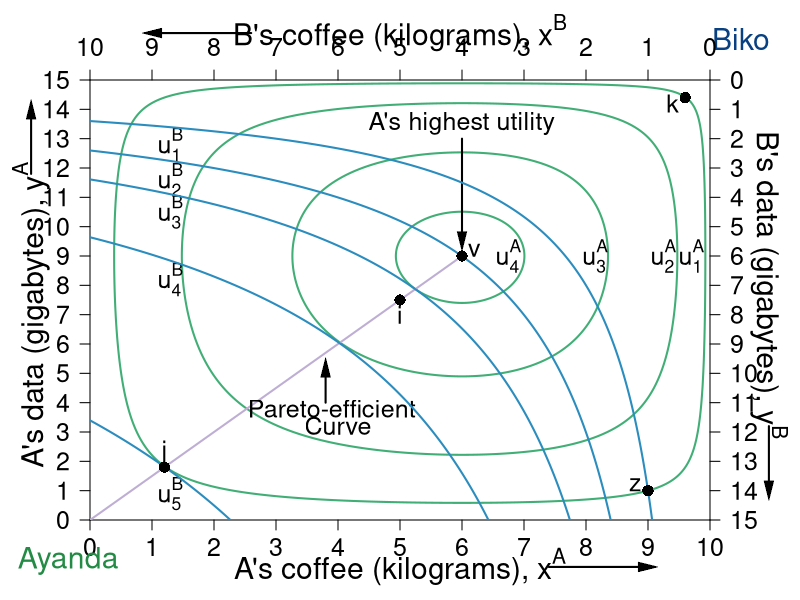

Reproduce this figure in R.
require(shape)
#pdf(file = "property_hg_he_powertestSTEP2.pdf", width = 9, height = 7)
#pdf(file = "property_hg_he_powertestSTEP3.pdf", width = 9, height = 7)

pdf(file = "property/property_hg_he_powertest.pdf", width = 9, height = 7)

#Set parameters for graphics
axislabelsize <- 1.8
labelsize <- 1.5
namesize <- 1.8
annotatesize <- 1.5
graphlinewidth <- 2
segmentlinewidth <- 1.5

COL <- c("#7fc97f", "#beaed4", "#fdc086", "#ffff99", "#386cb0", "#f0027f", "#bf5b17", "#666666")
COLA <- c("#99d8c9","#66c2a4","#41ae76", "#238b45", "#005824")
COLB <- c("#4eb3d3", "#2b8cbe", "#0868ac","#084081")

par(mar =  c(4, 4.5, 4, 4.5))

uA <- function(x, y, alpha = 0.5, lambda = 0.4) {
  (x^(alpha)*y^(1 - alpha))^(1-lambda)*((10 - x)^(alpha)*(15 - y)^(1 - alpha))^lambda
}

uB <- function(x, y) {
  (10 - x)^(0.5)*(15 - y)^(0.5)
}

xlims <- c(0, 10)
ylims <- c(0, 15)

npts <- 501 
x <- seq(xlims[1], xlims[2], length.out = npts)
y <- seq(ylims[1], ylims[2], length.out = npts) 



#For B we need a utility where xA = 5.88, ya = 8.82 => corresponds to 1.618 above

plot(0, 0, xlim = xlims, ylim = ylims, type = "n",
     xlab = expression(paste("")),
     ylab = expression(paste("")), 
     xaxt = "n", 
     yaxt = "n", 
     cex.lab = axislabelsize, 
     bty = "n",
     xaxs="i", 
     yaxs="i")

ticksy <- seq(from = 0, to = 15, by = 1)
ylabels <- seq(from = 0, to = 15, by = 1)
ticksx <- seq(from = 0, to = 10, by = 1)
xlabels <- seq(from = 0, to = 10, by = 1)
axis(1, at = ticksx, pos = 0, labels = xlabels, cex.axis = labelsize)
axis(2, at = ticksy, pos = 0, labels = ylabels, las = 1, cex.axis = labelsize)

#a <- c(uA(9,1) - 1, uA(9,1), uA(9,1) + 2, uA(9,1), uA(9,1) + 3, uA(9,1) + 4, uA(9,1) + 5, uA(9,1) + 6, uA(9,1) + 6.6,  uA(9,1) + 7)
a <- c(uA(9,1), uA(9,1) + 1.5, uA(9,1) + 2.5,  uA(9,1) + 2.9)

contour(x, y, 
        outer(x, y, uA),
        drawlabels = FALSE,
        col = COLA[3],
        lwd = graphlinewidth,
        levels = a, 
        xaxs="i", 
        yaxs="i", 
        add = TRUE) 

#mtext(expression(paste("A's coffee (kilograms), ", x^A)), side=1, line = 2.5, cex = axislabelsize)
text(0.5*xlims[2], -1.6, expression(paste("A's coffee (kilograms), ", x^A)), xpd = TRUE, cex = axislabelsize) 
text(-0.95, 7, expression(paste("A's data (gigabytes), ", y^A)), xpd = TRUE, cex = axislabelsize, srt = 90) 

#Add arrows:
Arrows(-0.95, 11.8, -0.95, 14, col = "black", lty = 1, lwd = 2, arr.type = "triangle", arr.lwd = 0.5, xpd = TRUE)
Arrows(7.4, -1.6, 9, -1.6, col = "black", lty = 1, lwd = 2, arr.type = "triangle", arr.lwd = 0.5, xpd = TRUE)

# arrows(-0.75, 11.5, -0.75, 14, xpd = TRUE, length=0.1,angle=40,lwd=3)
# arrows(7.5, -1.5, 9, -1.5, xpd = TRUE, length=0.1,angle=40,lwd=3)

segments(0, 0, 6, 9, lty = 1, col = COL[2] , lwd = graphlinewidth)
text(3.9, 3.8, expression("Pareto-efficient"), cex = labelsize)
text(4, 3.2, expression("Curve"), cex = labelsize)
Arrows(3.8, 4, 3.8, 5.2, col = "black", lty = 1, lwd = 2, arr.type = "triangle", arr.lwd = 0.5)

#Label the iso-welfare functions for the HG, Aisha
text(9.7, 9, expression(u[1]^A), cex = annotatesize)
text(9.25, 9, expression(u[2]^A), cex = annotatesize)
text(8.15, 9, expression(u[3]^A), cex = annotatesize)
text(6.75, 9, expression(u[4]^A), cex = annotatesize)

#Label the indifference curves for the HE, Betty
text(1.3, 12.8, expression(u[1]^B), cex = annotatesize)
text(1.3, 11.6, expression(u[2]^B), cex = annotatesize)
text(1.3, 10.5, expression(u[3]^B), cex = annotatesize)
text(1.3, 8.2, expression(u[4]^B), cex = annotatesize)
text(1.3, 0.9, expression(u[5]^B), cex = annotatesize)

#A's bliss point - 3.1073 is the value of u
# points(5.88, 8.82, pch = 16, col = "black", cex = 1.5)
text(6, 13.5, expression(paste("A's highest utility")), cex = labelsize)
Arrows(6, 13, 6, 9.5, col = "black", lty = 1, lwd = 2, arr.type = "triangle", arr.lwd = 0.5)

#Label point i. 
points(5, 7.5, pch = 16, col = "black", cex = 1.5)
text(5, 7, expression(paste(i)), cex = annotatesize)
# 

text(-0.35, -1.4, expression("Ayanda"), xpd = TRUE, cex = namesize, col = COLA[4])
text(10.5, 16.4, expression("Biko"), xpd = TRUE, cex = namesize, col = COLB[4])

#Add new plot
par(new = TRUE)

#Use the same x and ylims as previously, but with locations switched
xlims2 <- c(10, 0)
ylims2 <- c(15, 0)

#Leave the ylab and xlab blank to ensure no axes titles
plot(0, 0, xlim = xlims2, ylim = ylims2, type = "n",
     xlab = expression(paste("")),
     ylab = expression(paste("")),
     xaxt = "n", 
     yaxt = "n", 
     cex.lab = 1.3, 
     bty = "n",
     xaxs="i", 
     yaxs="i")

uB <- function(x, y, alpha = 0.5, lambda = 0) {
  (x^(alpha)*y^(1 - alpha))^(1-lambda)*((10 - x)^(alpha)*(15 - y)^(1 - alpha))^lambda
}

b <- c(uB(1,14), uB(1,14) + 1.16, uB(1,14) + 2.08, uB(1,14) + 3.58, uB(1,14) + 7.03)

contour(x, y, 
        outer(x, y, uB),
        drawlabels = FALSE,
        col = COLB[2],
        lwd = graphlinewidth,
        levels = b, 
        add = TRUE
) 


# #Label two points for comparison
points(1, 14, pch = 16, col = "black", cex = 1.5)
text(1.2, 13.8, expression(paste(z)), cex = annotatesize)

# #Label two points for comparison
points(0.4*10, 0.4*15, pch = 16, col = "black", cex = 1.5)
text(0.4*10-0.2, 0.4*15-0.2,expression(paste(v)), cex = annotatesize)



points(8.8, (3/2)*8.8, pch = 16, col = "black", cex = 1.5)
text(8.8, (3/2)*8.8 - 0.5, expression(paste(j)), cex = annotatesize)

points(0.4, (3/2)*0.4, pch = 16, col = "black", cex = 1.5)
text(0.4 + 0.2, (3/2)*0.4 + 0.2, expression(paste(k)), cex = annotatesize)

#Set up axes at sides 3 and 4 (top and right)
axis(side = 3, at = ticksx, pos = 0, labels = xlabels, cex.axis = labelsize)
axis(side = 4, at = ticksy, pos = 0, labels = ylabels, las = 1, cex.axis = labelsize)
text(5, -1.6, expression(paste("B's coffee (kilograms), ", x^B)), xpd = TRUE, cex = axislabelsize)
text(-0.95, 7, expression(paste("B's data (gigabytes), ", y^B)), xpd = TRUE, cex = axislabelsize, srt = 270) 

#Add arrows:
Arrows(-0.95, 11.8, -0.95, 14, col = "black", lty = 1, lwd = 2, arr.type = "triangle", arr.lwd = 0.5, xpd = TRUE)
Arrows(7.4, -1.6, 9, -1.6, col = "black", lty = 1, lwd = 2, arr.type = "triangle", arr.lwd = 0.5, xpd = TRUE)

# arrows(-0.8, 11.5, -0.8, 14, xpd = TRUE, length=0.1,angle=40,lwd=3)
# arrows(7.5, -1.5, 9, -1.5, xpd = TRUE, length=0.1,angle=40,lwd=3)


dev.off()
